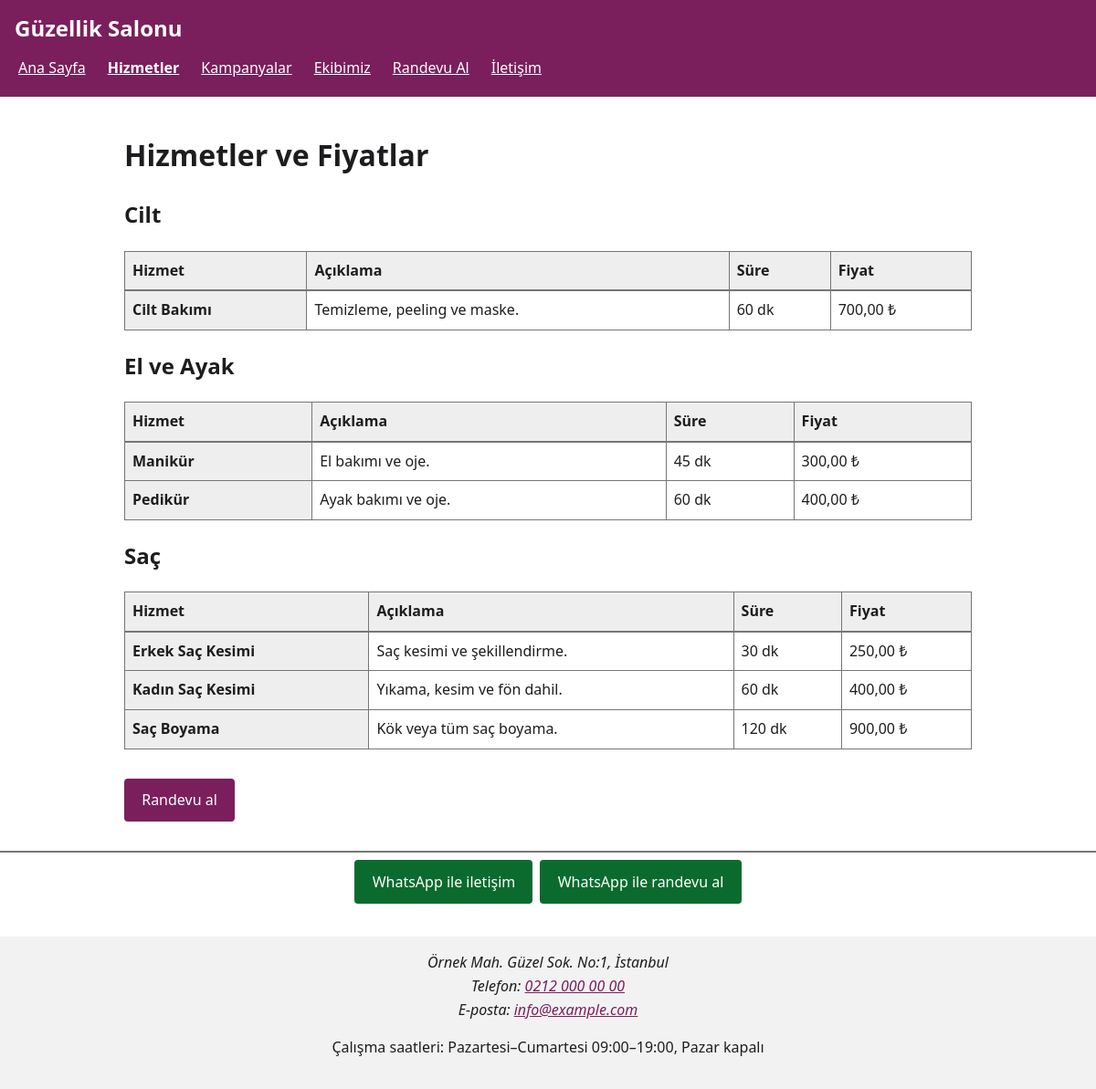
Page /hizmetler.php on the committed database.
### tables this page shows
CREATE TABLE IF NOT EXISTS services (
  id INT AUTO_INCREMENT PRIMARY KEY,
  category VARCHAR(80) NOT NULL,
  name VARCHAR(120) NOT NULL,
  description TEXT,
  duration_min INT NOT NULL DEFAULT 30,
  price DECIMAL(10,2) NOT NULL DEFAULT 0,
  active TINYINT(1) NOT NULL DEFAULT 1
);

### includes/db.php (called while the page is built)
<?php
function db(): PDO {
    static $pdo = null;
    if (!$pdo) {
        $c = require __DIR__ . '/../config/config.php';
        $pdo = new PDO("mysql:host={$c['db_host']};port={$c['db_port']};dbname={$c['db_name']};charset=utf8mb4", $c['db_user'], $c['db_pass'], [
            PDO::ATTR_ERRMODE => PDO::ERRMODE_EXCEPTION,
            PDO::ATTR_DEFAULT_FETCH_MODE => PDO::FETCH_ASSOC,
            PDO::ATTR_EMULATE_PREPARES => false,
        ]);
    }
    return $pdo;
}

### hizmetler.php (the view, shortened to what this page needs)
<?php
require __DIR__ . '/includes/functions.php';
$rows = db()->query('SELECT * FROM services WHERE active=1 ORDER BY category,name')->fetchAll();
$by = [];
foreach ($rows as $r) $by[$r['category']][] = $r;
foreach ($by as $cat => $list): ?>
<section aria-labelledby="c-<?= e(md5($cat)) ?>">
<h2 id="c-<?= e(md5($cat)) ?>"><?= e($cat) ?></h2>
<div class="table-wrap"><table>
<thead><tr><th scope="col">Hizmet</th><th scope="col">Açıklama</th><th scope="col">Süre</th><th scope="col">Fiyat</th></tr></thead>
<tbody>
<?php foreach ($list as $s): ?>
<tr><th scope="row"><?= e($s['name']) ?></th><td><?= e($s['description']) ?></td><td><?= (int)$s['duration_min'] ?> dk</td><td><?= e(money($s['price'])) ?></td></tr>
<?php endforeach; ?>
</tbody></table></div>
</section>
<?php endforeach;
if (!$by) echo '<p>Henüz hizmet eklenmedi.</p>'; ?>
<p><a class="btn" href="randevu.php">Randevu al</a></p>

### assets/css/style.css (style rules this page uses)
:root { --bg:#fff;--fg:#1d1d1f;--accent:#7a1f5c;--accent-fg:#fff;--muted:#555;--border:#767676;--err:#a50e0e;--ok:#0b6b2e }
* { box-sizing:border-box }
html { font-size:100% }
body { margin:0;font-family:system-ui,-apple-system,"Segoe UI",Arial,sans-serif;line-height:1.6;color:var(--fg);background:var(--bg) }
a { color:var(--accent) }
.btn,button { display:inline-block;background:var(--accent);color:var(--accent-fg);border:0;padding:.7rem 1.2rem;min-height:44px;font:inherit;border-radius:.25rem;cursor:pointer;text-decoration:none;margin-top:1rem }
table { border-collapse:collapse;width:100% }
th,td { border:1px solid var(--border);padding:.5rem;text-align:left;vertical-align:top }
th { background:#eee }
.table-wrap { overflow-x:auto }

### rows in the picture
services: name "Cilt Bakımı", description "Temizleme, peeling ve maske.", duration_min "60", price "700,00 ₺"
services: name "Manikür", description "El bakımı ve oje.", duration_min "45", price "300,00 ₺"
services: name "Pedikür", description "Ayak bakımı ve oje.", duration_min "60", price "400,00 ₺"
services: name "Erkek Saç Kesimi", description "Saç kesimi ve şekillendirme.", duration_min "30", price "250,00 ₺"
services: name "Kadın Saç Kesimi", description "Yıkama, kesim ve fön dahil.", duration_min "60", price "400,00 ₺"
services: name "Saç Boyama", description "Kök veya tüm saç boyama.", duration_min "120", price "900,00 ₺"

### other values in the picture
$site "Güzellik Salonu"
$label "Ana Sayfa"
$label "Hizmetler"
$label "Kampanyalar"
$label "Ekibimiz"
$label "Randevu Al"
$label "İletişim"
$title "Hizmetler ve Fiyatlar"
$cat "Cilt"
$cat "El ve Ayak"
$cat "Saç"
setting('address') "Örnek Mah. Güzel Sok. No:1, İstanbul"
setting('phone') "0212 000 00 00"
setting('email') "info@example.com"
setting('hours') "Pazartesi–Cumartesi 09:00–19:00, Pazar kapalı"
